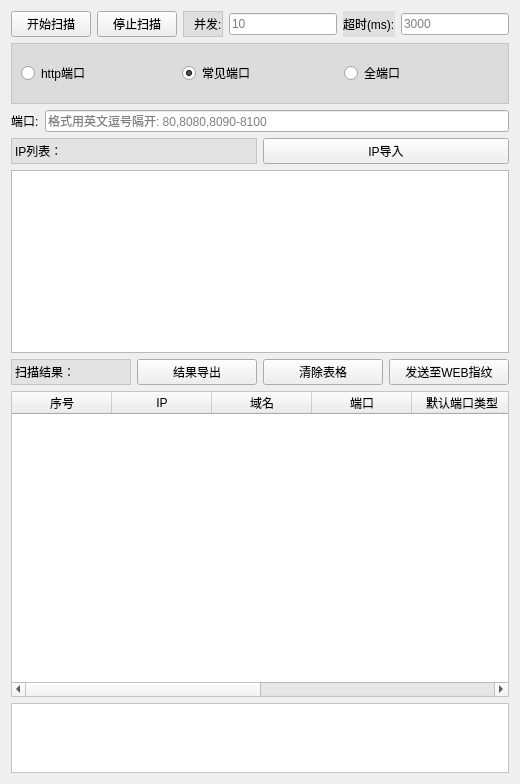
          <widget class="QWidget" name="tab_12">
           <attribute name="title">
            <string>端口扫描</string>
           </attribute>
           <layout class="QGridLayout" name="gridLayout_17">
            <item row="0" column="0">
             <layout class="QVBoxLayout" name="verticalLayout_4" stretch="1,1,1,1,3,1,5,1">
              <item>
               <layout class="QHBoxLayout" name="horizontalLayout_3">
                <item>
                 <widget class="QPushButton" name="portStartScanButton">
                  <property name="text">
                   <string>开始扫描</string>
                  </property>
                 </widget>
                </item>
                <item>
                 <widget class="QPushButton" name="portStopScanButton">
                  <property name="text">
                   <string>停止扫描</string>
                  </property>
                 </widget>
                </item>
                <item>
                 <widget class="QLabel" name="label_5">
                  <property name="styleSheet">
                   <string notr="true">QLabel{
	border:1px solid rgb(197, 197, 197);
	background-color:rgb(223, 223, 223)
}</string>
                  </property>
                  <property name="text">
                   <string>并发:</string>
                  </property>
                  <property name="margin">
                   <number>0</number>
                  </property>
                  <property name="indent">
                   <number>10</number>
                  </property>
                 </widget>
                </item>
                <item>
                 <widget class="QLineEdit" name="portScanConcurrent">
                  <property name="placeholderText">
                   <string>10</string>
                  </property>
                 </widget>
                </item>
                <item>
                 <widget class="QLabel" name="label_4">
                  <property name="styleSheet">
                   <string notr="true">QLabel{
	border:1px solid #rgb(0, 0, 0);
	background-color:rgb(223, 223, 223)
}</string>
                  </property>
                  <property name="text">
                   <string>超时(ms):</string>
                  </property>
                 </widget>
                </item>
                <item>
                 <widget class="QLineEdit" name="portScanTimeout">
                  <property name="placeholderText">
                   <string>3000</string>
                  </property>
                 </widget>
                </item>
               </layout>
              </item>
              <item>
               <widget class="QFrame" name="frame_8">
                <property name="styleSheet">
                 <string notr="true">QFrame{
	border:1px solid rgb(197, 197, 197);
	background-color:rgb(220, 220, 220);
}</string>
                </property>
                <property name="frameShape">
                 <enum>QFrame::StyledPanel</enum>
                </property>
                <property name="frameShadow">
                 <enum>QFrame::Raised</enum>
                </property>
                <layout class="QHBoxLayout" name="horizontalLayout_9">
                 <item>
                  <widget class="QRadioButton" name="httpPortRadioButton">
                   <property name="text">
                    <string>http端口</string>
                   </property>
                   <attribute name="buttonGroup">
                    <string notr="true">buttonGroup</string>
                   </attribute>
                  </widget>
                 </item>
                 <item>
                  <widget class="QRadioButton" name="commonPortRadioButton">
                   <property name="text">
                    <string>常见端口</string>
                   </property>
                   <property name="checked">
                    <bool>true</bool>
                   </property>
                   <attribute name="buttonGroup">
                    <string notr="true">buttonGroup</string>
                   </attribute>
                  </widget>
                 </item>
                 <item>
                  <widget class="QRadioButton" name="allPortRadioButton">
                   <property name="text">
                    <string>全端口</string>
                   </property>
                   <attribute name="buttonGroup">
                    <string notr="true">buttonGroup</string>
                   </attribute>
                  </widget>
                 </item>
                </layout>
               </widget>
              </item>
              <item>
               <layout class="QVBoxLayout" name="verticalLayout_3">
                <item>
                 <layout class="QHBoxLayout" name="horizontalLayout_8">
                  <item>
                   <widget class="QLabel" name="label_60">
                    <property name="text">
                     <string>端口:</string>
                    </property>
                   </widget>
                  </item>
                  <item>
                   <widget class="QLineEdit" name="portToScan">
                    <property name="placeholderText">
                     <string>格式用英文逗号隔开: 80,8080,8090-8100</string>
                    </property>
                   </widget>
                  </item>
                 </layout>
                </item>
               </layout>
              </item>
              <item>
               <layout class="QHBoxLayout" name="horizontalLayout_6">
                <item>
                 <widget class="QLabel" name="label_10">
                  <property name="styleSheet">
                   <string notr="true">QLabel{
	border:1px solid rgb(197, 197, 197);
	background-color:rgb(227, 227, 227);
}</string>
                  </property>
                  <property name="text">
                   <string>IP列表：</string>
                  </property>
                 </widget>
                </item>
                <item>
                 <widget class="QPushButton" name="ipInputButton">
                  <property name="text">
                   <string>IP导入</string>
                  </property>
                 </widget>
                </item>
               </layout>
              </item>
              <item>
               <widget class="QPlainTextEdit" name="ipToScan">
                <property name="styleSheet">
                 <string notr="true">QTextEdit{
background-color:rgb(255, 255, 255)
}</string>
                </property>
                <property name="plainText">
                 <string/>
                </property>
                <property name="placeholderText">
                 <string>请输入ip，一行一条记录，或从文件导入。</string>
                </property>
               </widget>
              </item>
              <item>
               <layout class="QHBoxLayout" name="horizontalLayout_7">
                <item>
                 <widget class="QLabel" name="label_9">
                  <property name="styleSheet">
                   <string notr="true">QLabel{
	border:1px solid rgb(197, 197, 197);
	background-color:rgb(227, 227, 227);
}</string>
                  </property>
                  <property name="text">
                   <string>扫描结果：</string>
                  </property>
                 </widget>
                </item>
                <item>
                 <widget class="QPushButton" name="portScanOutput">
                  <property name="text">
                   <string>结果导出</string>
                  </property>
                 </widget>
                </item>
                <item>
                 <widget class="QPushButton" name="pushButton_16">
                  <property name="text">
                   <string>清除表格</string>
                  </property>
                 </widget>
                </item>
                <item>
                 <widget class="QPushButton" name="sendToWebFingerScan">
                  <property name="text">
                   <string>发送至WEB指纹</string>
                  </property>
                 </widget>
                </item>
               </layout>
              </item>
              <item>
               <widget class="QTableWidget" name="portScanResultTable">
                <property name="styleSheet">
                 <string notr="true">QTableWidget{
background-color:rgb(255, 255, 255)
}</string>
                </property>
                <column>
                 <property name="text">
                  <string>序号</string>
                 </property>
                </column>
                <column>
                 <property name="text">
                  <string>IP</string>
                 </property>
                </column>
                <column>
                 <property name="text">
                  <string>域名</string>
                 </property>
                </column>
                <column>
                 <property name="text">
                  <string>端口</string>
                 </property>
                </column>
                <column>
                 <property name="text">
                  <string>默认端口类型</string>
                 </property>
                </column>
                <column>
                 <property name="text">
                  <string>banner</string>
                 </property>
                </column>
                <column>
                 <property name="text">
                  <string>特征</string>
                 </property>
                </column>
                <column>
                 <property name="text">
                  <string>标题</string>
                 </property>
                </column>
               </widget>
              </item>
              <item>
               <widget class="QTextBrowser" name="portScanTipsInfo">
                <property name="styleSheet">
                 <string notr="true">QTextBrowser{
	border:1px solid rgb(197, 197, 197);
	background-color:rgb(255, 255, 255);
}</string>
                </property>
               </widget>
              </item>
             </layout>
            </item>
           </layout>
          </widget>
